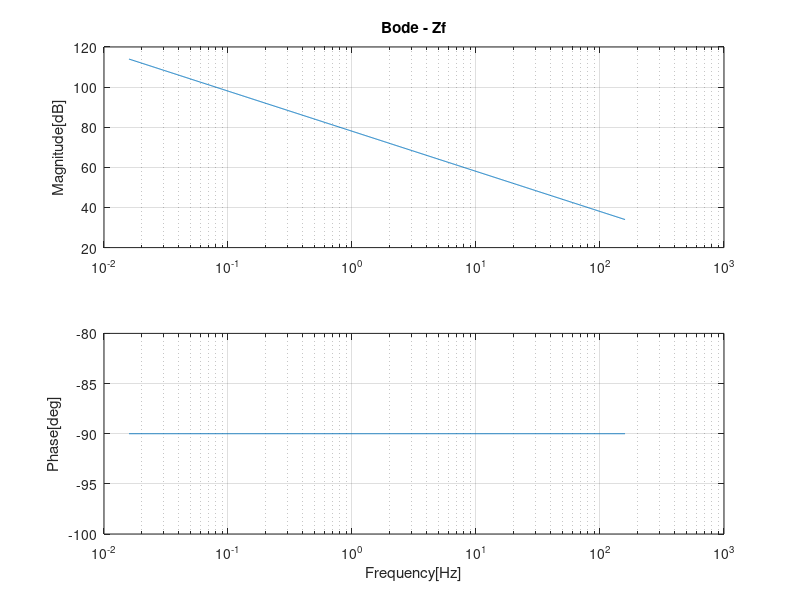

This figure's MATLAB source:
% Series C Filter

clear all; % clear all code
close all; % close all windows
clc; % command line clear

% Load the control package for transfer functions [tf]
pkg load control

% Define filter parameters
C = 20e-06;

% Setup a transfer function in the `s` domain [laplace]
s = tf('s');

% Transfer function for impedance [Zf]
Zf = (1 /  (C * s));

% Bode plot of the impedance response
[bode_mag, bode_pha, bode_w] = bode(Zf);

bode_hz = bode_w / (2 * pi); % Convert from rps to hz
bode_mag_db = 20 * (log10(bode_mag)); % Convert from ratio to dB

% Manual bode plots with Hz [not Rad/s]
figure
subplot(2,1,1); % Subplot 1 of (2,1)
semilogx(bode_hz, bode_mag_db); % Plot the magnitude
zoom on;
grid on;
title('Bode - Zf');
ylabel('Magnitude[dB]');

subplot(2,1,2); % Subplot 2 of (2,1)
semilogx(bode_hz, bode_pha); % Plot the phase
grid on;
zoom on;
ylabel('Phase[deg]');
xlabel('Frequency[Hz]');

% Manually calculating the filter impedance at some frequency of interest.
% Note, to calculate Zf (Ohms) from the bode plot: Zf = 10^(dB/20) or ...
% Note, to calculate dB from the Cf calculation = 20*Log(Zf)
f = 4000; % What frequency do we want to calculate the filter impedance?
% C in series
Zf_Ohms = abs((1/(2*pi*f*C))*(-i));
